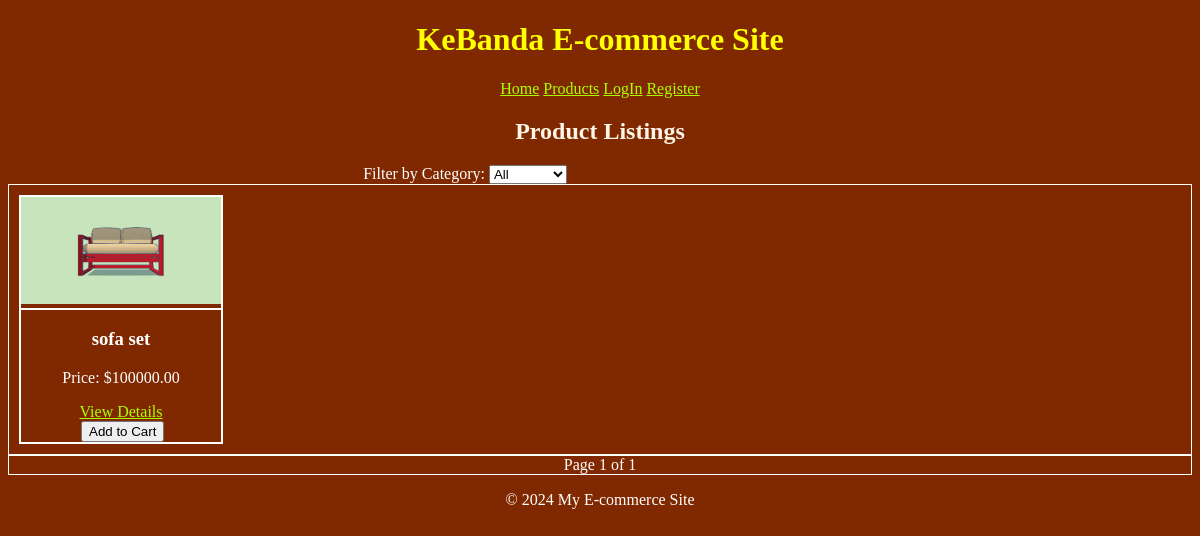
/products/products-listing/, run on an earlier commit of the app's database.
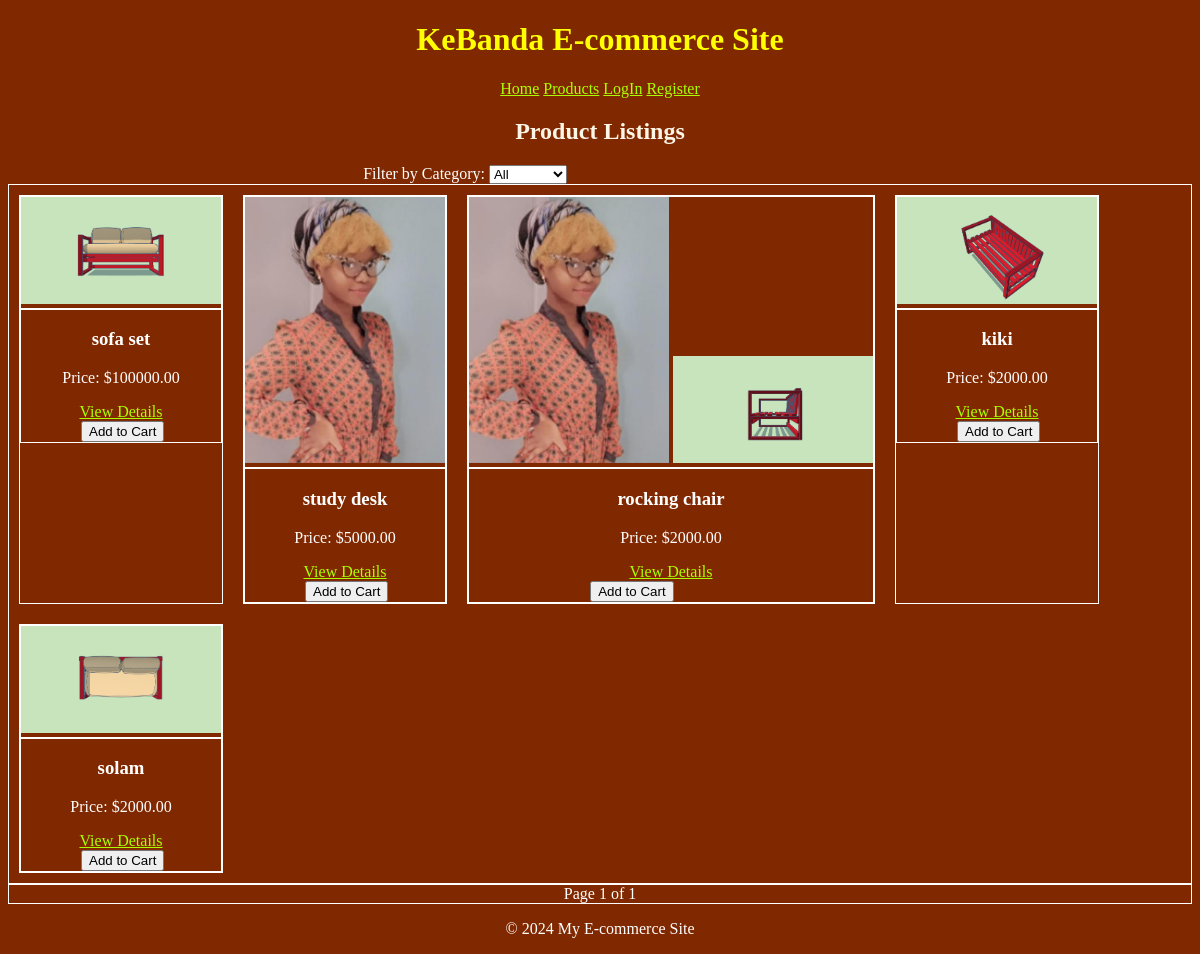
And on a later commit of the database.
### products/models.py (models this page shows, shortened)
class ProductImage(models.Model):
    product = models.ForeignKey(Product, on_delete=models.CASCADE, related_name='images')
    image = models.ImageField(upload_to='products/')
    alt_text = models.CharField(max_length=255, blank=True)

class Product(models.Model):
    name = models.CharField(max_length=255)
    slug = models.SlugField(max_length=255, unique=True)
    description = models.TextField()
    price = models.DecimalField(max_digits=10, decimal_places=2)
    stock = models.PositiveIntegerField()
    category = models.ForeignKey(Category, on_delete=models.CASCADE, related_name='products')
    created_at = models.DateTimeField(auto_now_add=True)
    updated_at = models.DateTimeField(auto_now=True)

### products/views.py (the view)
# urls.py: path('products-listing/', views.product_list, name='product_list'),
def product_list(request):
    category_filter = request.GET.get('category', None)
    products = Product.objects.all()
    if category_filter:
        products = products.filter(category__id=category_filter)
    paginator = Paginator(products, 10)  # Show 10 products per page
    page_number = request.GET.get('page')
    page_obj = paginator.get_page(page_number)
    categories = Category.objects.all()
    context = {
        'page_obj': page_obj,
        'categories': categories,
        'selected_category': category_filter,
    }
    return render(request, 'products/product_list.html', context)

### products/templates/products/product_list.html (shortened to what this page needs)
{% extends "base.html" %}
{% block content %}
<h2>Product Listings</h2>
<form method="get">
    <label for="category">Filter by Category:</label>
    <select name="category" id="category" onchange="this.form.submit()">
        <option value="">All</option>
    </select>
</form>
<div class="product-list" style="display: flex; flex-wrap: wrap;">
    {% for product in page_obj %}
    <div style="margin: 10px;">
        <div class="product-gallery">
            {% for image in product.images.all %}
                <img src="{{ image.image.url }}" alt="{{ image.alt_text }}" style="width: 200px; height: auto;"/>
            {% endfor %}
        </div>
        <div class="product-item">
            <h3>{{ product.name }}</h3>
            <p>Price: ${{ product.price }}</p>
            <a href="{% url 'product_detail' product.id %}">View Details</a>
            <form action="{% url 'add_to_cart' product.id %}" method="post">
                <button type="submit">Add to Cart</button>
            </form>
        </div>
    </diV>
    {% endfor %}
</div>
<div class="pagination">
    <span class="step-links">
        <span class="current-page">
            Page {{ page_obj.number }} of {{ page_obj.paginator.num_pages }}
        </span>
    </span>
</div>
{% endblock %}

### templates/base.html (shortened to what this page needs)
<!DOCTYPE html>
<html lang="en">
<head>
</head>
<body>
    <header>
        <h1>KeBanda E-commerce Site</h1>
        <nav>
            <a href="{% url 'home' %}">Home</a>
            <a href="{% url 'product_list' %}">Products</a>
            {% if user.is_authenticated %}
            <a href="{% url 'logout' %}">LogOut</a>
            <a href="{% url 'profile' %}">Profile</a>
            {% else %}
            <a href="{% url 'login' %}">LogIn</a>
            <a href="{% url 'register' %}">Register</a>
            {% endif %}
        </nav>
    </header>
    <main>
        {% block content %}{% endblock %}
    </main>
    <footer>
        <p>&copy; 2024 My E-commerce Site</p>
    </footer>
</body>
</html>

### templates/base.html (style rules this page uses)
body { background-color: rgb(128, 41, 0); text-align: center; color: white; }
div { border: solid white 1px; }
nav { color: yellowgreen; }
a { color: rgb(170, 255, 0); }
h1 { color: yellow; }
h2 { color: oldlace; }
form { text-align: left; margin-left: 30%; }

What changed in the data, as far as the page shows it:
added Product: name "study desk", price "5000.00"
added ProductImage: image (picture), shown under "study desk"
added Product: name "rocking chair", price "2000.00"
added ProductImage: image (picture), shown under "rocking chair"
added ProductImage: image (picture), shown under "rocking chair"
added Product: name "kiki", price "2000.00"
added ProductImage: image (picture), shown under "kiki"
added Product: name "solam", price "2000.00"
added ProductImage: image (picture), shown under "solam"
